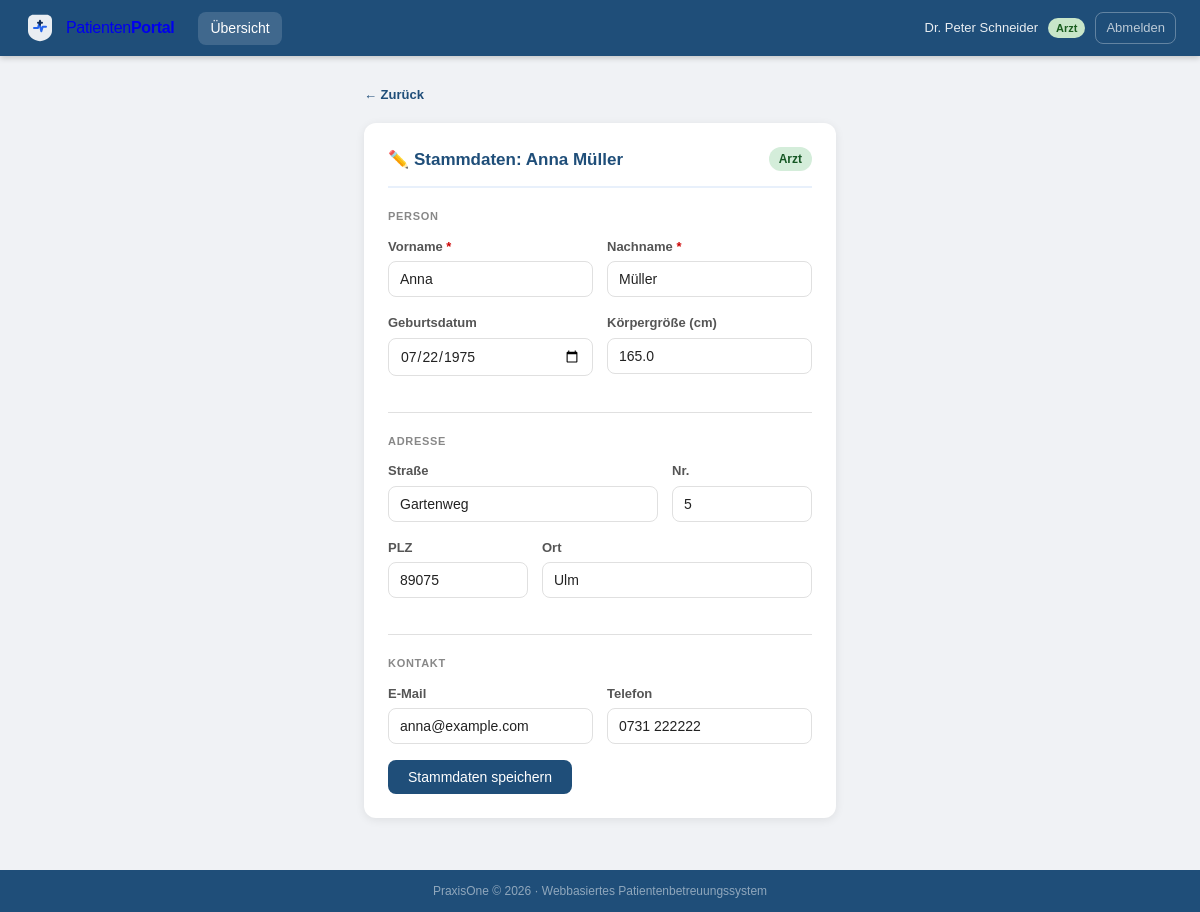
The app's page /stammdaten_fachkraft.php?pid=2 (signed in) with its own data.
### tables this page shows
CREATE TABLE `patienten` (
  `PID`          INT(11)      NOT NULL AUTO_INCREMENT,
  `Name`         VARCHAR(100) DEFAULT NULL,
  `Vorname`      VARCHAR(100) DEFAULT NULL,
  `Geburtsdatum` DATE         DEFAULT NULL,
  `Strasse`      VARCHAR(100) DEFAULT NULL,
  `Hausnummer`   VARCHAR(10)  DEFAULT NULL,
  `PLZ`          VARCHAR(10)  DEFAULT NULL,
  `Ort`          VARCHAR(100) DEFAULT NULL,
  `Groesse`      DECIMAL(4,1) DEFAULT NULL,
  PRIMARY KEY (`PID`)
);

CREATE TABLE `benutzer` (
  `ID`       INT(11)      NOT NULL AUTO_INCREMENT,
  `username` VARCHAR(50)  DEFAULT NULL,
  `PW_Hash`  VARCHAR(255) DEFAULT NULL,
  `Rolle`    ENUM('Pat','Ass','Arzt') DEFAULT NULL,
  `Email`    VARCHAR(100) DEFAULT NULL,
  `Telefon`  VARCHAR(20)  DEFAULT NULL,
  PRIMARY KEY (`ID`)
);

### Includes/auth.php (called while the page is built, shortened)
<?php
function aktueller_user(): array {
    return [
        'id'    => $_SESSION['user_id'],
        'name'  => $_SESSION['realname'] ?? $_SESSION['username'],
        'rolle' => $_SESSION['rolle'],
    ];
}

### stammdaten_fachkraft.php (the view, shortened to what this page needs)
<?php
require_once "Includes/auth.php";
require_once "Config/db.php";
$user = aktueller_user();
$pid = (int)$_GET['pid'];
$patient = $pdo->prepare("SELECT * FROM patienten WHERE PID=:id");
$patient->execute([':id'=>$pid]); $patient = $patient->fetch();
$stmt_b = $pdo->prepare("SELECT Email, Telefon FROM benutzer WHERE ID=:id");
$stmt_b->execute([':id'=>$pid]); $benutz = $stmt_b->fetch();
$zurueck = $user['rolle'] === 'Arzt' ? "patient_detail.php?id=$pid" : "dashboard_fachkraft.php";
require_once "Includes/header.php";
?>
<div class="container-md" style="margin:0 auto">
<a class="link-zurueck" href="<?= $zurueck ?>">← Zurück</a>
<div class="card">
    <div class="card-header">
        <h2>✏️ Stammdaten: <?= htmlspecialchars($patient['Vorname'] . ' ' . $patient['Name']) ?></h2>
        <span class="badge <?= $user['rolle'] === 'Arzt' ? 'badge-aktiv' : 'badge-keine' ?>">
            <?= $user['rolle'] === 'Arzt' ? 'Arzt' : 'Fachkraft' ?>
        </span>
    </div>
    <form method="POST" action="">
        <p class="section-title">Person</p>
        <div class="form-row">
            <div class="form-group">
                <label for="vorname">Vorname <span class="req">*</span></label>
                <input type="text" id="vorname" name="vorname"
                       value="<?= htmlspecialchars($_POST['vorname'] ?? $patient['Vorname'] ?? '') ?>" required>
            </div>
            <div class="form-group">
                <label for="name">Nachname <span class="req">*</span></label>
                <input type="text" id="name" name="name"
                       value="<?= htmlspecialchars($_POST['name'] ?? $patient['Name'] ?? '') ?>" required>
            </div>
        </div>
        <div class="form-row">
            <div class="form-group">
                <label for="geburt">Geburtsdatum</label>
                <input type="date" id="geburt" name="geburt"
                       value="<?= htmlspecialchars($_POST['geburt'] ?? $patient['Geburtsdatum'] ?? '') ?>">
            </div>
            <div class="form-group">
                <label for="groesse">Körpergröße (cm)</label>
                <input type="number" id="groesse" name="groesse" min="100" max="250" step="0.1"
                       value="<?= htmlspecialchars($_POST['groesse'] ?? $patient['Groesse'] ?? '') ?>"
                       placeholder="z.B. 175">
            </div>
        </div>
        <hr class="trenner">
        <p class="section-title">Adresse</p>
        <div class="form-row">
            <div class="form-group" style="flex:3">
                <label for="strasse">Straße</label>
                <input type="text" id="strasse" name="strasse" maxlength="100"
                       value="<?= htmlspecialchars($_POST['strasse'] ?? $patient['Strasse'] ?? '') ?>"
                       placeholder="z.B. Hauptstraße">
            </div>
            <div class="form-group" style="flex:1">
                <label for="hausnummer">Nr.</label>
                <input type="text" id="hausnummer" name="hausnummer" maxlength="10"
                       value="<?= htmlspecialchars($_POST['hausnummer'] ?? $patient['Hausnummer'] ?? '') ?>"
                       placeholder="12a">
            </div>
        </div>
        <div class="form-row">
            <div class="form-group" style="flex:1">
                <label for="plz">PLZ</label>
                <input type="text" id="plz" name="plz" maxlength="10"
                       value="<?= htmlspecialchars($_POST['plz'] ?? $patient['PLZ'] ?? '') ?>"
                       placeholder="89073">
            </div>
            <div class="form-group" style="flex:3">
                <label for="ort">Ort</label>
                <input type="text" id="ort" name="ort" maxlength="100"
                       value="<?= htmlspecialchars($_POST['ort'] ?? $patient['Ort'] ?? '') ?>"
                       placeholder="Ulm">
            </div>
        </div>
        <hr class="trenner">
        <p class="section-title">Kontakt</p>
        <div class="form-row">
            <div class="form-group">
                <label for="email">E-Mail</label>
                <input type="email" id="email" name="email" maxlength="100"
                       value="<?= htmlspecialchars($_POST['email'] ?? $benutz['Email'] ?? '') ?>">
            </div>
            <div class="form-group">
                <label for="telefon">Telefon</label>
                <input type="tel" id="telefon" name="telefon" maxlength="20"
                       value="<?= htmlspecialchars($_POST['telefon'] ?? $benutz['Telefon'] ?? '') ?>"
                       placeholder="+49 731 123456">
            </div>
        </div>
        <button type="submit" class="btn">Stammdaten speichern</button>
    </form>
</div>
</div>
<?php require_once "Includes/footer.php"; ?>

### Assets/css/style.css (style rules this page uses)
*, *::before, *::after { box-sizing: border-box; margin: 0; padding: 0; }
:root { --blau-dunkel: #1F4E79; --blau-mittel: #2E75B6; --blau-hell: #5b9bd5; --blau-bg: #e8f0fb; --grau-bg: #f0f2f5; --grau-rand: #e0e0e0; --text-dunkel: #222; --text-mittel: #555; --text-hell: #888; --rot: #a32d2d; --rot-bg: #fde8e8; --gruen: #2d6a3f; --gruen-bg: #e6f4ea; --gelb-bg: #fff3cd; --gelb-text: #856404; --radius: 8px; --radius-lg: 12px; --shadow: 0 2px 10px rgba(0,0,0,0.08); }
body { font-family: Arial, Helvetica, sans-serif; background: var(--grau-bg); color: var(--text-dunkel); font-size: 14px; line-height: 1.5; min-height: 100vh; display: flex; flex-direction: column; }
.container-md { max-width: 900px; }
.card { background: white; border-radius: var(--radius-lg); padding: 24px; box-shadow: var(--shadow); margin-bottom: 24px; }
.card-header { display: flex; align-items: center; justify-content: space-between; margin-bottom: 20px; padding-bottom: 14px; border-bottom: 2px solid var(--blau-bg); }
.card-header h2, .card-header h3 { margin: 0; color: var(--blau-dunkel); font-size: 17px; }
h2 { color: var(--blau-dunkel); font-size: 18px; margin-bottom: 16px; }
.form-group { margin-bottom: 16px; }
.form-row { display: flex; gap: 14px; flex-wrap: wrap; }
.form-row .form-group { flex: 1; min-width: 140px; }
label { display: block; font-size: 13px; font-weight: 600; color: var(--text-mittel); margin-bottom: 5px; }
label .req { color: #c00; }
input[type=text], input[type=email], input[type=tel], input[type=number], input[type=password], input[type=date], input[type=datetime-local], select, textarea { width: 100%; padding: 9px 11px; border: 1px solid var(--grau-rand); border-radius: var(--radius); font-size: 14px; font-family: inherit; color: var(--text-dunkel); transition: border-color 0.15s, box-shadow 0.15s; background: white; }
.btn { display: inline-flex; align-items: center; gap: 6px; padding: 9px 20px; background: var(--blau-dunkel); color: white; border: none; border-radius: var(--radius); font-size: 14px; font-family: inherit; cursor: pointer; text-decoration: none; transition: background 0.15s; white-space: nowrap; }
.badge { display: inline-block; padding: 3px 10px; border-radius: 12px; font-size: 12px; font-weight: 600; }
.badge-aktiv { background: #d4edda; color: #155724; }
hr.trenner { border: none; border-top: 1px solid var(--grau-rand); margin: 20px 0; }
.section-title { font-size: 11px; text-transform: uppercase; letter-spacing: 0.7px; color: var(--text-hell); margin-bottom: 12px; font-weight: 600; }
.link-zurueck { display: inline-block; margin-bottom: 18px; color: var(--blau-dunkel); text-decoration: none; font-size: 13px; font-weight: 600; }

### records on screen
patienten: Vorname+Name "Anna Müller", vorname "Anna", name "Müller", geburt "07/22/1975", groesse "165.0", strasse "Gartenweg", hausnummer "5", plz "89075", ort "Ulm"
benutzer: email "anna@example.com", telefon "0731 222222"

### other values on screen
$__user['name'] "Peter Schneider"
